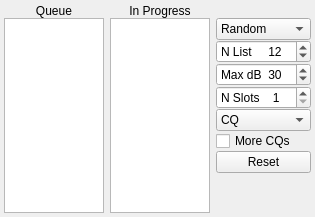
                  <widget class="QWidget" name="tab_3">
                   <attribute name="title">
                    <string>2</string>
                   </attribute>
                   <layout class="QGridLayout" name="gridLayout_11" columnstretch="1">
                    <property name="leftMargin">
                     <number>4</number>
                    </property>
                    <property name="topMargin">
                     <number>4</number>
                    </property>
                    <property name="rightMargin">
                     <number>4</number>
                    </property>
                    <property name="bottomMargin">
                     <number>4</number>
                    </property>
                    <property name="horizontalSpacing">
                     <number>4</number>
                    </property>
                    <item row="0" column="0" rowspan="2">
                     <layout class="QGridLayout" name="gridLayout" columnstretch="2,2,1">
                      <property name="topMargin">
                       <number>0</number>
                      </property>
                      <property name="horizontalSpacing">
                       <number>6</number>
                      </property>
                      <item row="1" column="2">
                       <widget class="QComboBox" name="comboBoxHoundSort">
                        <property name="sizePolicy">
                         <sizepolicy hsizetype="Expanding" vsizetype="Fixed">
                          <horstretch>0</horstretch>
                          <verstretch>0</verstretch>
                         </sizepolicy>
                        </property>
                        <property name="maximumSize">
                         <size>
                          <width>16777215</width>
                          <height>16777215</height>
                         </size>
                        </property>
                        <property name="currentText">
                         <string>Random</string>
                        </property>
                        <property name="maxVisibleItems">
                         <number>5</number>
                        </property>
                        <item>
                         <property name="text">
                          <string>Random</string>
                         </property>
                        </item>
                        <item>
                         <property name="text">
                          <string>Call</string>
                         </property>
                        </item>
                        <item>
                         <property name="text">
                          <string>Grid</string>
                         </property>
                        </item>
                        <item>
                         <property name="text">
                          <string>S/N (dB)</string>
                         </property>
                        </item>
                        <item>
                         <property name="text">
                          <string>Distance</string>
                         </property>
                        </item>
                       </widget>
                      </item>
                      <item row="0" column="0">
                       <widget class="QLabel" name="label_queue">
                        <property name="font">
                         <font>
                          <pointsize>9</pointsize>
                         </font>
                        </property>
                        <property name="text">
                         <string>Queue</string>
                        </property>
                        <property name="alignment">
                         <set>Qt::AlignCenter</set>
                        </property>
                       </widget>
                      </item>
                      <item row="6" column="2">
                       <widget class="QCheckBox" name="cbMoreCQs">
                        <property name="text">
                         <string>More CQs</string>
                        </property>
                       </widget>
                      </item>
                      <item row="5" column="2">
                       <widget class="QComboBox" name="comboBoxCQ">
                        <property name="currentText">
                         <string>CQ</string>
                        </property>
                        <item>
                         <property name="text">
                          <string>CQ</string>
                         </property>
                        </item>
                        <item>
                         <property name="text">
                          <string>CQ AF</string>
                         </property>
                        </item>
                        <item>
                         <property name="text">
                          <string>CQ AN</string>
                         </property>
                        </item>
                        <item>
                         <property name="text">
                          <string>CQ AS</string>
                         </property>
                        </item>
                        <item>
                         <property name="text">
                          <string>CQ EU</string>
                         </property>
                        </item>
                        <item>
                         <property name="text">
                          <string>CQ NA</string>
                         </property>
                        </item>
                        <item>
                         <property name="text">
                          <string>CQ OC</string>
                         </property>
                        </item>
                        <item>
                         <property name="text">
                          <string>CQ SA</string>
                         </property>
                        </item>
                        <item>
                         <property name="text">
                          <string>CQ 0</string>
                         </property>
                        </item>
                        <item>
                         <property name="text">
                          <string>CQ 1</string>
                         </property>
                        </item>
                        <item>
                         <property name="text">
                          <string>CQ 2</string>
                         </property>
                        </item>
                        <item>
                         <property name="text">
                          <string>CQ 3</string>
                         </property>
                        </item>
                        <item>
                         <property name="text">
                          <string>CQ 4</string>
                         </property>
                        </item>
                        <item>
                         <property name="text">
                          <string>CQ 5</string>
                         </property>
                        </item>
                        <item>
                         <property name="text">
                          <string>CQ 6</string>
                         </property>
                        </item>
                        <item>
                         <property name="text">
                          <string>CQ 7</string>
                         </property>
                        </item>
                        <item>
                         <property name="text">
                          <string>CQ 8</string>
                         </property>
                        </item>
                        <item>
                         <property name="text">
                          <string>CQ 9</string>
                         </property>
                        </item>
                       </widget>
                      </item>
                      <item row="2" column="2">
                       <widget class="QSpinBox" name="sbNlist">
                        <property name="sizePolicy">
                         <sizepolicy hsizetype="Expanding" vsizetype="Fixed">
                          <horstretch>0</horstretch>
                          <verstretch>0</verstretch>
                         </sizepolicy>
                        </property>
                        <property name="maximumSize">
                         <size>
                          <width>16777215</width>
                          <height>16777215</height>
                         </size>
                        </property>
                        <property name="prefix">
                         <string>N List     </string>
                        </property>
                        <property name="minimum">
                         <number>5</number>
                        </property>
                        <property name="maximum">
                         <number>100</number>
                        </property>
                        <property name="value">
                         <number>12</number>
                        </property>
                       </widget>
                      </item>
                      <item row="3" column="2">
                       <widget class="QSpinBox" name="sbMax_dB">
                        <property name="sizePolicy">
                         <sizepolicy hsizetype="Expanding" vsizetype="Fixed">
                          <horstretch>0</horstretch>
                          <verstretch>0</verstretch>
                         </sizepolicy>
                        </property>
                        <property name="maximumSize">
                         <size>
                          <width>16777215</width>
                          <height>16777215</height>
                         </size>
                        </property>
                        <property name="prefix">
                         <string>Max dB  </string>
                        </property>
                        <property name="minimum">
                         <number>-15</number>
                        </property>
                        <property name="maximum">
                         <number>70</number>
                        </property>
                        <property name="value">
                         <number>30</number>
                        </property>
                       </widget>
                      </item>
                      <item row="4" column="2">
                       <widget class="QSpinBox" name="sbNslots">
                        <property name="sizePolicy">
                         <sizepolicy hsizetype="Expanding" vsizetype="Fixed">
                          <horstretch>0</horstretch>
                          <verstretch>0</verstretch>
                         </sizepolicy>
                        </property>
                        <property name="maximumSize">
                         <size>
                          <width>16777215</width>
                          <height>16777215</height>
                         </size>
                        </property>
                        <property name="suffix">
                         <string/>
                        </property>
                        <property name="prefix">
                         <string>N Slots    </string>
                        </property>
                        <property name="minimum">
                         <number>1</number>
                        </property>
                        <property name="maximum">
                         <number>5</number>
                        </property>
                        <property name="value">
                         <number>1</number>
                        </property>
                        <property name="displayIntegerBase">
                         <number>10</number>
                        </property>
                       </widget>
                      </item>
                      <item row="7" column="2">
                       <widget class="QPushButton" name="pbFoxReset">
                        <property name="text">
                         <string>Reset</string>
                        </property>
                       </widget>
                      </item>
                      <item row="0" column="1">
                       <widget class="QLabel" name="label_inProcess">
                        <property name="text">
                         <string>In Progress</string>
                        </property>
                        <property name="alignment">
                         <set>Qt::AlignCenter</set>
                        </property>
                       </widget>
                      </item>
                      <item row="8" column="2">
                       <spacer name="verticalSpacer">
                        <property name="orientation">
                         <enum>Qt::Vertical</enum>
                        </property>
                        <property name="sizeHint" stdset="0">
                         <size>
                          <width>20</width>
                          <height>40</height>
                         </size>
                        </property>
                       </spacer>
                      </item>
                      <item row="1" column="1" rowspan="8">
                       <widget class="DisplayText" name="foxTxListTextBrowser">
                        <property name="enabled">
                         <bool>true</bool>
                        </property>
                        <property name="sizePolicy">
                         <sizepolicy hsizetype="MinimumExpanding" vsizetype="Expanding">
                          <horstretch>0</horstretch>
                          <verstretch>0</verstretch>
                         </sizepolicy>
                        </property>
                        <property name="maximumSize">
                         <size>
                          <width>16777215</width>
                          <height>16777215</height>
                         </size>
                        </property>
                        <property name="sizeAdjustPolicy">
                         <enum>QAbstractScrollArea::AdjustToContentsOnFirstShow</enum>
                        </property>
                       </widget>
                      </item>
                      <item row="1" column="0" rowspan="8">
                       <widget class="DisplayText" name="houndQueueTextBrowser">
                        <property name="sizePolicy">
                         <sizepolicy hsizetype="MinimumExpanding" vsizetype="Expanding">
                          <horstretch>0</horstretch>
                          <verstretch>0</verstretch>
                         </sizepolicy>
                        </property>
                        <property name="maximumSize">
                         <size>
                          <width>16777215</width>
                          <height>16777215</height>
                         </size>
                        </property>
                        <property name="sizeAdjustPolicy">
                         <enum>QAbstractScrollArea::AdjustToContentsOnFirstShow</enum>
                        </property>
                       </widget>
                      </item>
                     </layout>
                    </item>
                   </layout>
                  </widget>
